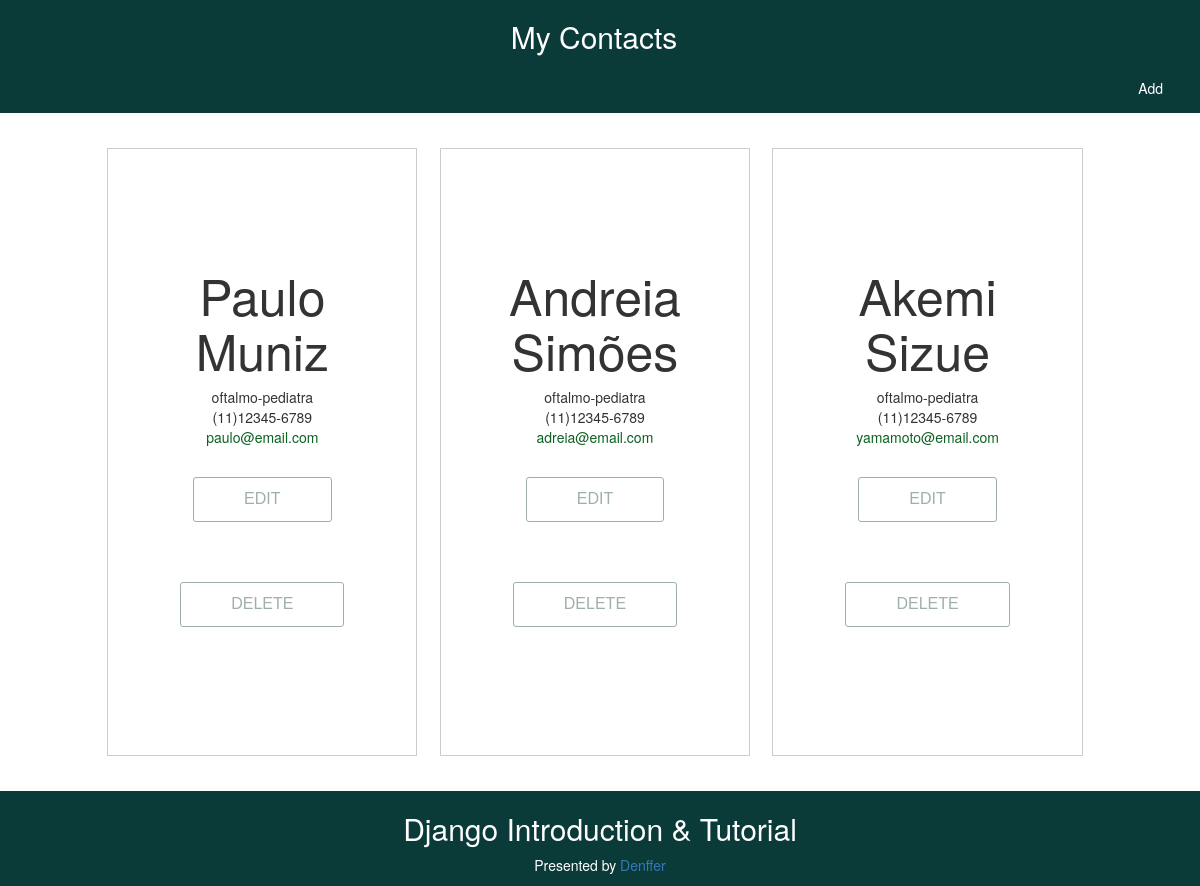
The page / on the database its author committed.
### mycontacts/models.py (models this page shows)
class Contact(models.Model):
    name = models.CharField(max_length=200)
    relation = models.CharField(max_length=200)
    phone = models.CharField(max_length=200)
    email = models.CharField(max_length=200)

### mycontacts/views.py (the view)
# urls.py: path("", views.show, name='show'),
def show(request):
    contact_list = Contact.objects.all()
    return render(request, 'mycontacts/show.html', {'contacts': contact_list})

### mycontacts/templates/mycontacts/show.html
{% extends 'mycontacts/background.html' %}
{% load static %}
{% block content %}
<div class="container-show">
    <ul class="grid" style="list-style-type: none">
        {% for contact in contacts %}
        <li>
            <div>
                <h2 class="name">{{ contact.name }}</h2>
                <div class="relation">{{ contact.relation }}</div>
                <div class="phone">{{ contact.phone }}</div>
                <div class="email"><a href='mailto:{{ contact.email }}'>  {{ contact.email }}  </a></div>
                <nav>
                    <a href="{% url 'edit' id=contact.id %}"><button type="button" class="btn" id="show">Edit</button></a>
                    <a href="{% url 'delete' id=contact.id %}"><button type="button" class="btn" id="show">Delete</button></a>
                </nav>
            </div>
        </li>
        {% endfor %}
    </ul>
</div>
{% endblock content %}

### mycontacts/templates/mycontacts/background.html (shortened to what this page needs)
{% load static %}
<!DOCTYPE HTML>
<html lang="en-US">
<head>
    <link rel="stylesheet" href="https://maxcdn.bootstrapcdn.com/bootstrap/3.3.5/css/bootstrap.min.css"
>
    <link rel="stylesheet" href="https://maxcdn.bootstrapcdn.com/bootstrap/3.3.5/css/bootstrap-theme.min.css"
>
    <link rel="stylesheet" href="{% static 'css/show.css' %}">
    <link rel="stylesheet" href="{% static 'css/add.css' %}">
</head>
<body>
    <div class="header">
        <h2><a href="/">My Contacts</a></h2>
        <div class="pull-right">
            <a href="/add">Add</a>
        </div>
    </div>
    <div class="body">
        {% block content %}
    </div>
    <div class="footer">
        <h2>Django Introduction & Tutorial</h2>
        <p>Presented by <a href="https://www.facebook.com/denffer18">Denffer</a></p>
    </div>
</body>
</html>

### mycontacts/static/css/show.css (style rules this page uses)
html { height: 100%; }
.name { font-size: 50px; }
.email { color: #0B6121; }
.grid { overflow: hidden; padding: 2em 2em; max-width: 76em; margin: 0 auto; }
.grid li { padding: 0 0.8em 1.3em; }
.grid li>div { border-bottom: 1.8px solid #cccccc; border-right: 1.4px solid #cccccc; border-left: 0.7px solid #cccccc; border-top: 0.6px solid #cccccc; background: #ffffff; padding: 7em 2em; text-align: center; }
.grid li a { color: #0B6121; }
@media all and (min-width: 27em) { .grid li { width: 100%; float: left; } }
@media all and (min-width: 40em) { .grid li { width: 50%; } }
@media all and (min-width: 60em) { .grid li { width: 33%; } }
.container-show { padding-top: 10%; padding-bottom: 7%; }
body { position: relative; margin: 0; min-height: 100%; }
.footer { color: white; text-align: center; padding: 0.5px; width: 100%; height: 95px; background-color: #0b3B39; position: absolute; right: 0; bottom: 0; left: 0; }
.header { color: white; background-color: #0B3B39; width: 100%; position: fixed; text-align: center; transition: top .2s ease-in; }
.header a { text-decoration: none; display: block; color: white; background: url(image url) center center no-repeat; margin-right: 12px; padding: 15px 25px; }
.header h2 a { text-decoration: none; color: white; padding: 0px 0px; }

### mycontacts/static/css/add.css (style rules this page uses)
.btn { background: 0 0 #ffffff; border: 1px solid #9FB0A9; border-radius: 3px; color: #9FB0A9; font-family: "Raleway", sans-serif; font-size: 16px; line-height: inherit; margin: 30px 0; padding: 10px 50px; text-transform: uppercase; transition: all 0.25s ease 0s; }

### rows shown on the page
Contact: name "Paulo Muniz", relation "oftalmo-pediatra", phone "(11)12345-6789", email "paulo@email.com"
Contact: name "Andreia Simões", relation "oftalmo-pediatra", phone "(11)12345-6789", email "adreia@email.com"
Contact: name "Akemi Sizue", relation "oftalmo-pediatra", phone "(11)12345-6789", email "yamamoto@email.com"
